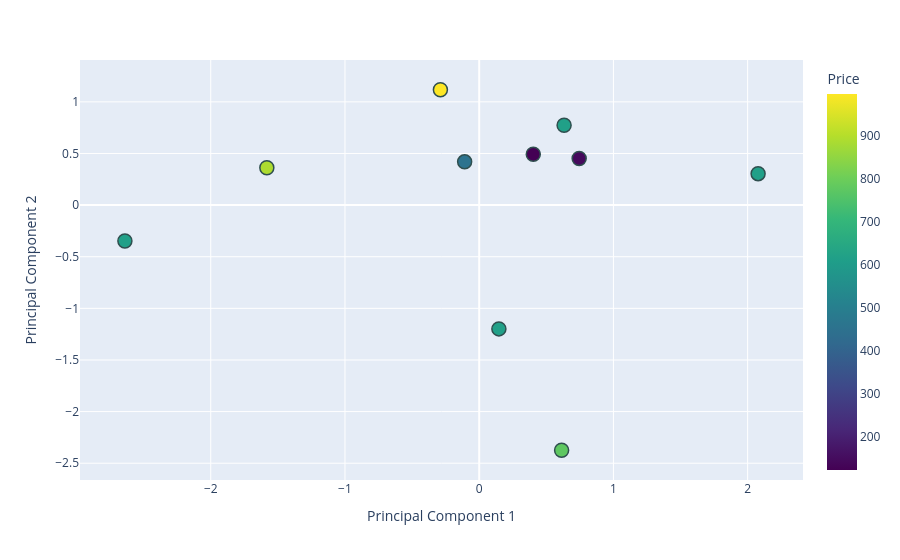

Write notebook code for a chart like this one.
### Code cell
import plotly.express as px

# 1. Keep 'Price' numerical (Do NOT convert it to a string)
new_df['Price'] = new_df['Price'].astype(float)

# 2. Build the plot using continuous color scaling
fig = px.scatter(
    new_df,               # Pass the dataframe first
    x='PC1',              # Use column names directly as strings
    y='PC2',
    color='Price',        # Plotly automatically applies a continuous color scale
    color_continuous_scale=px.colors.sequential.Viridis, # Clean gradient scale
    labels={'PC1': 'Principal Component 1', 'PC2': 'Principal Component 2'}
)

# 3. Update marker styles
fig.update_traces(
    marker=dict(
        size=14,
        line=dict(width=1.5, color='DarkSlateGrey')
    ),
    selector=dict(mode='markers')
)

fig.show()

### Figure 1 — Plotly figure (JSON) as saved in the notebook; plotly's stock layout.template omitted (floating-point values rounded to 4 significant figures)
{"data": [{"hovertemplate": "Principal Component 1=%{x}<br>Principal Component 2=%{y}<br>Price=%{marker.color}<extra></extra>", "legendgroup": "", "marker": {"color": [616.0, 616.0, 123.0, 616.0, 616.0, 456.0, 890.0, 145.0, 776.0, 998.0], "coloraxis": "coloraxis", "line": {"color": "DarkSlateGrey", "width": 1.5}, "size": 14, "symbol": "circle"}, "mode": "markers", "name": "", "orientation": "v", "showlegend": false, "type": "scatter", "x": [2.078, 0.6325, 0.4029, 0.1467, -2.639, -0.1083, -1.582, 0.7448, 0.6139, -0.2889], "xaxis": "x", "y": [0.3045, 0.7732, 0.493, -1.199, -0.3478, 0.419, 0.3622, 0.4519, -2.375, 1.117], "yaxis": "y"}], "layout": {"coloraxis": {"autocolorscale": false, "colorbar": {"title": {"text": "Price"}}, "colorscale": [[0, "#440154"], [0.1111, "#482878"], [0.2222, "#3e4989"], [0.3333, "#31688e"], [0.4444, "#26828e"], [0.5556, "#1f9e89"], [0.6667, "#35b779"], [0.7778, "#6ece58"], [0.8889, "#b5de2b"], [1, "#fde725"]]}, "legend": {"tracegroupgap": 0}, "margin": {"t": 60}, "xaxis": {"anchor": "y", "domain": [0, 1], "title": {"text": "Principal Component 1"}}, "yaxis": {"anchor": "x", "domain": [0, 1], "title": {"text": "Principal Component 2"}}}}
